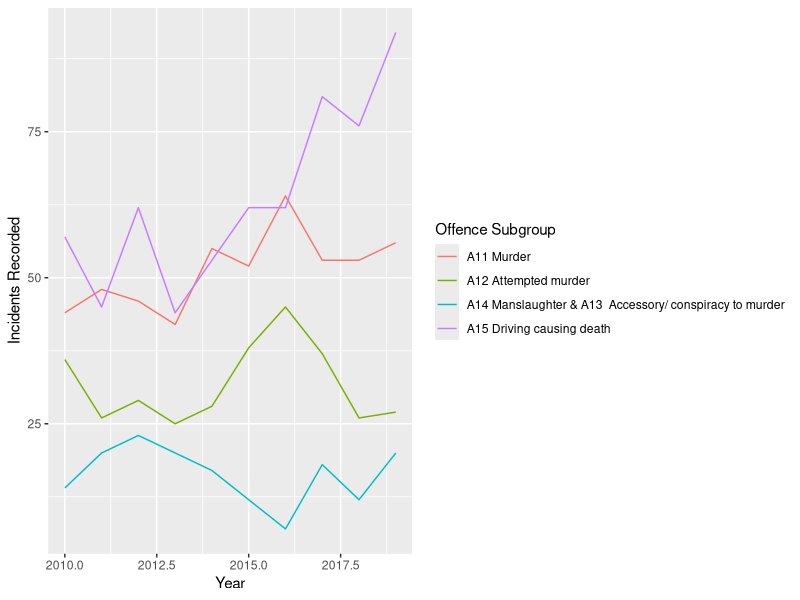

Reproduce this figure in R.
## ---- chunk 1
# Libraries

library(tidyverse)
library(readr)
library(kableExtra)
library(bookdown)
library(readr)

## ---- chunk 2
tut9dat <- read_csv("Data/Data_Tables_Criminal_Incidents_Visualisation_Year_Ending_December_2019.csv")
## ---- chunk 3
plot_divisionA <- tut9dat %>%
  filter(`Offence Division` == "A Crimes against the person", 
         `Offence Subdivision` == "A10 Homicide and related offences")
## ---- chunk 4
plot_divisionA %>%
  ggplot(aes( x = Year,
              y = `Incidents Recorded`, 
              colour = `Offence Subgroup`)) +
  geom_line()
